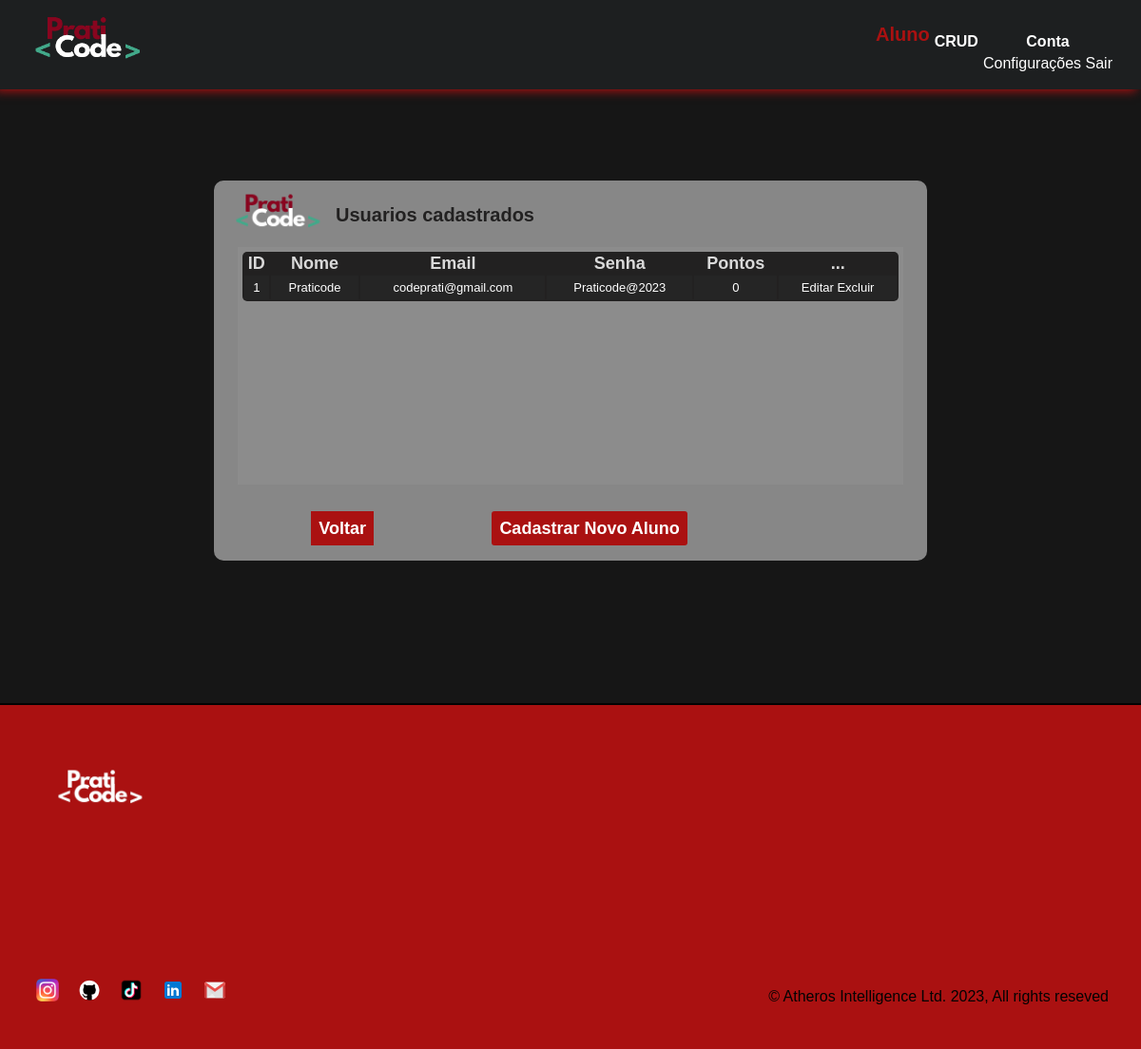
Page /view/crud/aluno/index.php (signed in) on the committed database.
### tables this page shows
CREATE TABLE `aluno` (
  `idAluno` int(11) NOT NULL,
  `nome` varchar(100) NOT NULL,
  `email` varchar(30) NOT NULL,
  `senha` varchar(32) NOT NULL,
  `pontos` int(11) NOT NULL
);

### config/ClassConexao.php (called while the page is built, shortened)
<?php
    class Conexao {
        function conectarBanco() {
            try {
                $this->conexao = new mysqli(HOST, USER, SENHA, DATABASE);
                return $this->conexao;
            }
            catch (Exception $e) {
                echo 'ERRO! '.$e->getMessage();
                die();
            }
        }
    }

### controller/crud/aluno/consultar.php (called while the page is built)
<?php
     include_once('../../../model/ClassCrud.php');
     $sql = new Crud();
     $sql->consultarBD('aluno', '*');
     $resultado = $sql->getResultado();
?>

### model/ClassCrud.php (called while the page is built, shortened)
<?php
    require_once __DIR__ .'../../config/ClassConexao.php';
    class Crud extends Conexao {
        private $resultado;
        public function getResultado() {
            return $this->resultado;
        }
        public function consultarBD($tabela, $colunas) {
            $conexao = $this->conectarBanco();
            $this->crud = "SELECT $colunas FROM $tabela";
            $this->resultado = mysqli_query($conexao, $this->crud);
        }
    }
?>

### view/crud/aluno/index.php (the view, shortened to what this page needs)
<?php
    include_once('../../../controller/crud/aluno/consultar.php');
?>
<!DOCTYPE html>
<html lang="pt-br">
<head>
    <link rel="stylesheet" href="../../_css/Menu.css">
    <link rel="stylesheet" href="../../_css/footer.css">
    <link rel="stylesheet" href="../../_css/Login.css">
    <link rel="stylesheet" href="../../_css/tabelasCrud.css">
</head>
<body>
     <header class="Home">
    <a href="Menu.html">
    <img src="../../_img/Logo-SemFundo.png" alt="foto" id="logo"/></a>
        <div class="link">
            <li class="focus"><b><a href="./index.php">Aluno</a></b></li>
            <li class="linke"><b><a href="../index.php">CRUD</a></b></li>
            <div class="dropdownConta">
                <button class="btnConta" onclick="abrirDropdownConta()">Conta</button>
                <div class="dropdown-conta-content" id="dropdownConta">
                    <a href="configConta.php">Configurações</a>
                    <a href="../controller/login/sair.php">Sair</a>
                </div>
            </div>
        </div>
</header>
    <br><br><br><br><br>
<div class="content">
    <center>
        <div id="container-conteudo-tabela">
            <div class="top">
                    <img src="../../_img/Logo-SemFundo.png">
                    <h3>Usuarios cadastrados</h3>
            </div>
            <div class="conteudo-tabela">
            <table>
                    <thead>
                        <tr bordercolor="#a80a0a">
                            <th>ID</th>
                            <th>Nome</th>
                            <th>Email</th>
                            <th>Senha</th>
                            <th>Pontos</th>
                            <th>...</th>
                        </tr>
                    </thead>
                    <tbody>
                        <?php while ($dados = mysqli_fetch_assoc($resultado)) { ?>
                        <tr>
                            <td> <?= $dados['idAluno'] ?> </td>
                            <td> <?= $dados['nome'] ?> </td>
                            <td> <?= $dados['email'] ?> </td>
                            <td> <?= $dados['senha'] ?> </td>
                            <td> <?= $dados['pontos'] ?> </td>
                            <td> <a href="<?= "editar.php?id=$dados[idAluno]"; ?>">Editar</a> <a href="<?= "excluir.php?id=$dados[idAluno]"; ?>">Excluir </a> </td>
                        </tr>
                        <?php } ?>
                    </tbody>
                </table>
            </div><br><br>
                <a href="../index.php" class="btv">Voltar</a>
                <a href="cadastrar.php" class="bt">Cadastrar Novo Aluno</a>
        </div>
    </center>
</div>
    <footer>
        <div class="footer-line"></div>
        <div class="footer-wrapper">
            <div class="footer-columns">
                <section class="footer-logo">
                    <a href="#">
                        <img src="../../_img/LogoBrancaSemFundo.png" alt="logo">
                    </a>
            </div>
            <div class="footer-bottom">
                <div class="social-links">
                    <ul>
                        <li>
                            <a href="#" title="Instagram">
                                <img src="../../_img/Instagram.png" alt="imagem">
                            </a>
                        </li>
                        <li>
                            <a href="#" title="gith">
                                <img src="../../_img/github-logo-removebg-preview.png" alt="imagem">
                            </a>
                        </li>
                        <li>
                            <a href="#" title="tiktok">
                                <img src="../../_img/tiktok-removebg-preview.png" alt="imagem">
                            </a>
                        </li>
                        <li>
                            <a href="#" title="linkedin">
                                <img src="../../_img/icons8-linkedin-48.png" alt="imagem">
                            </a>
                        </li>
                        <li>
                            <a href="#" title="email">
                                <img src="../../_img/icons8-gmail-logo-48.png" alt="imagem">
                            </a>
                        </li>
                    </ul>
                </div>
                <small>
                    &copy; Atheros Intelligence Ltd. <span id="year"></span>,
                    All rights reseved
                </small>
            </div>
        </div>
    </footer>
</body>
</html>

### view/_css/Menu.css (style rules this page uses)
:root { --menu-text:rgb(170, 17, 17); --box-shadow-menu:rgb(170, 17, 17); --footer-bacground:rgb(170, 17, 17); --nav-background:#1d1f20; --body-bacground: #161616; --font-color:white; --font-color2:rgb(3, 3, 3); --font-color3:rgb(143, 140, 140); --font-color4:rgb(170, 17, 17); }
*,*::after, *::before { margin: 0px; padding: 0px; box-sizing: border-box; }
body { background-color:var(--body-bacground); overflow-x: hidden; font-family: 'Roboto', sans-serif; margin: 0; padding: 0; }
.Home { position: fixed; background-color:var(--nav-background); width: 100vw; height:13vh; padding: 10px; top:-10px; box-shadow: var(--box-shadow-menu) -5px 2px 10px 0; }
.link { float: right; display: inline-flex; margin-right:20px; margin-top: 30px; }
.linke { color:var(--font-color); list-style: none; display: inline-flex; position:relative; padding: 5px; }
a { color:var(--font-color); text-decoration: none; }
.focus { color:var(--font-color); list-style: none; display: inline-flex; position:relative; top: -5px; padding: 0px; font-size: 20px; }
.focus a { color:var(--font-color4); text-decoration: none; }
.Home img { position:fixed; width: 150px; height: 150px; margin-right:100px; margin-top: -25px; }
.content { margin-top: 100px; }

### view/_css/footer.css (style rules this page uses)
:root { --footer-background:rgb(170, 17, 17); --text-color:#fafbfc; --text-gray:rgb(3, 3, 3); --text-heading-gray:#faf5f6; --text-primay:rgb(3, 3, 3); --button-color:#0c0c0c; --button-border:#323232; }
*,*::after, *::before { margin: 0px; padding: 0px; box-sizing: border-box; }
footer { position:relative; top: 150px; bottom: 0; background-color: var(--footer-background); min-width: 300px; width: 100vw; bottom: 0; display: flex; align-items: center; flex-direction: column; }
.footer-wrapper { display: flex; background-color: var(--footer-background); flex-direction: column; max-width: 1320px; padding: 30px; width: 100vw; }
.footer-line { display: block; width: 100%; height: 8px; }
.footer-columns { display: flex; flex-direction: row; flex-wrap: wrap; justify-content: start; align-items: start; flex: 2 0 140px; width: 100%; gap: 16px; padding: 24px 8px 16px 8px; margin: 0 auto; }
.footer-columns > section { min-width: 150px; }
.footer-logo { display: flex; flex-direction: row; align-items: start; justify-content: start; gap:16px; color: var(--text-color); margin-bottom: 60px; }
.footer-logo img { stroke: var(--text-color); stroke-width: 8px; width: 120px; height: 120px; }
.footer-bottom { text-align: center; margin-top: 48px; display: flex; align-items: center; width: 100%; gap: 16px; padding: 16px 0; flex-wrap: wrap; justify-content: space-between; color: var(--text-gray); }
.footer-bottom > small { font-size: 16px; margin: 0 4px; }
.footer-line { display: block; min-width: 40px; height: 2px; background-color: var(--text-gray); }
.social-links { display: flex; gap: 8px; align-items: center; }
.social-links img { width: 24px; height: 24px; transition: all 0.2s ease-in-out; }
.social-links ul { display: flex; gap: 12px; list-style-type: none; }

### view/_css/Login.css (style rules this page uses)
:root { --menu-text:rgb(170, 17, 17); --box-shadow-menu:rgb(170, 17, 17); --footer-bacground:rgb(170, 17, 17); --button-hover:rgb(134, 11, 11); --nav-background:#1d1f20; --body-bacground: #161616; --font-color:white; --font-color2:rgb(3, 3, 3); --font-color3:rgb(143, 140, 140); --font-color4:rgb(170, 17, 17); --login:rgb(0, 0, 0); }
body { font-family: Arial, Helvetica, sans-serif; }
button { background-color: #0bbb7a00; color: white; padding:5px; border: none; cursor: pointer; width: 100%; font-weight: bolder; font-size: 16px; }

### rows in the picture
aluno: idAluno "1", nome "Praticode", email "codeprati@gmail.com", senha "Praticode@2023", pontos "0"
